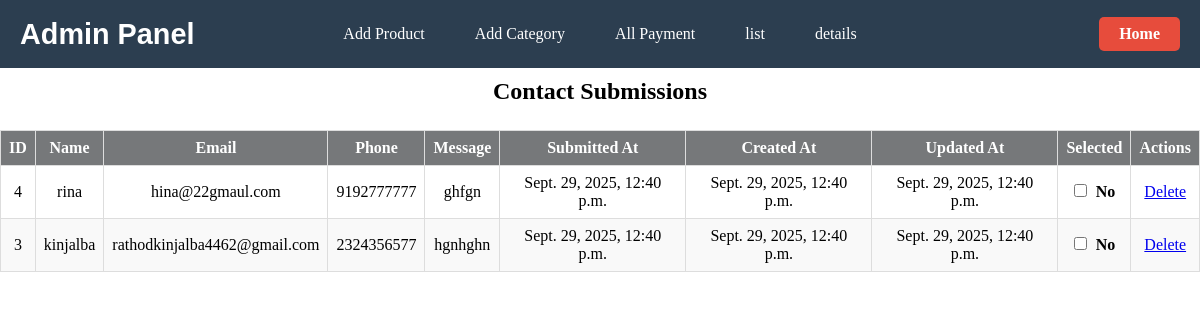
The app's page /contact-details/ with its own data.
### bakery/models.py (models this page shows, shortened)
class ContactForm(models.Model):
    name = models.CharField(max_length=50)
    email = models.EmailField()
    phone = models.CharField(max_length=20, blank=True)
    message = models.TextField(max_length=180, blank=True)
    submitted_at = models.DateTimeField(auto_now_add=True)
    created_at = models.DateTimeField(default=timezone.now)
    updated_at = models.DateTimeField(auto_now=True)

### bakery/views.py (the view)
# urls.py: path("contact-details/", views.contact_detail, name="contact_detail"),
def contact_detail(request):
    contacts = ContactForm.objects.values("id", "name", "email", "phone", "message", "submitted_at", "created_at", "updated_at").order_by("-submitted_at")
    return render(request, 'admin/contact_details.html', {"contacts": contacts})

### bakery/templates/admin/contact_details.html (shortened to what this page needs)
{% extends "admin/admin_base.html" %}
{% load static %}
{% block content %}
<h2>Contact Submissions</h2>
<table>
    <thead>
        <tr>
            <th>ID</th>
            <th>Name</th>
            <th>Email</th>
            <th>Phone</th>
            <th>Message</th>
            <th>Submitted At</th>
            <th>Created At</th>
            <th>Updated At</th>
            <th>Selected</th>
            <th>Actions</th>
        </tr>
    </thead>
    <tbody>
        {% for contact in contacts %}
        <tr>
            <td>{{ contact.id }}</td>
            <td>{{ contact.name }}</td>
            <td>{{ contact.email }}</td>
            <td>{{ contact.phone }}</td>
            <td>{{ contact.message }}</td>
            <td>{{ contact.submitted_at }}</td>
            <td>{{ contact.created_at }}</td>
            <td>{{ contact.updated_at }}</td>
            <td>
                <input type="checkbox" class="select-contact" />
                <span class="status-text">No</span>
            </td>
            <td>
                <a href="{% url 'delete_contact' contact.id %}" onclick="return confirm('Are you sure you want to delete this contact?')">Delete</a>
            </td>
        </tr>
        {% empty %}
        <tr>
            <td colspan="10">No contact details found.</td>
        </tr>
        {% endfor %}
    </tbody>
</table>
{% endblock %}

### bakery/templates/admin/admin_base.html (style rules this page uses)
* { margin: 0; padding: 0; box-sizing: border-box; }
body, html { width: 100%; height: 100%; }

### bakery/templates/admin/contact_details.html (style rules this page uses)
h2 { margin-bottom: 15px; text-align: center; padding: 10px; }
table { width: 100%; border-collapse: collapse; margin-top: 10px; background: #fff; }
table th, table td { border: 1px solid #ddd; padding: 8px; text-align: center; }
table th { background-color: #76787aff; color: #fff; }
tr:nth-child(even) { background-color: #f9f9f9; }
.status-text { margin-left: 5px; font-weight: bold; }

### records on screen
ContactForm: id "4", name "rina", email "hina@22gmaul.com", phone "9192777777", message "ghfgn", submitted_at "Sept. 29, 2025, 12:40 p.m.", created_at "Sept. 29, 2025, 12:40 p.m.", updated_at "Sept. 29, 2025, 12:40 p.m."
ContactForm: id "3", name "kinjalba", email "rathodkinjalba4462@gmail.com", phone "2324356577", message "hgnhghn", submitted_at "Sept. 29, 2025, 12:40 p.m.", created_at "Sept. 29, 2025, 12:40 p.m.", updated_at "Sept. 29, 2025, 12:40 p.m."
